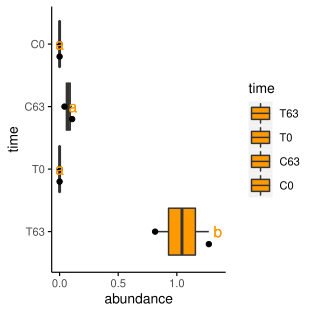

Source code (R):
#!/usr/bin/env Rscript



data = "text_upload_file/db1d8fc3-03ed-4f6d-b426-744b609a658c.txt"
melted = TRUE
xvariable = "time"
yvariable = "abundance"
legend_variable = "NULL"
xtics_angle = 0
legend_variable_order = "NULL"
legend_variable_cut = "NULL"
xvariable_order = "T63,T0,C63,C0"
xvariable_cut = "NULL"
y_add = 1
ylim = "NULL"
yaxis_scale_mode = "log10"
notch = FALSE
outlier = FALSE
out_scale = 1.05
legend.position = "right"
manual_color_vector = "#FF9900"
violin = FALSE
violin_nb = FALSE
scale_violin = "width"
ID_var = ""
jitter = FALSE
jitter_bp = TRUE
dotplot = FALSE
dotplot_bp = FALSE
group_variable_for_line = "NULL"
group_variable_order_for_line = "NULL"
coordinate_flip = TRUE
facet_variable = "NULL"
facet_variable_order = "NULL"
x_label = "NULL"
y_label = "NULL"
title = "NULL"
facet_nrow = NULL
facet_ncol = NULL
facet_scales = "fixed"
facet_singlecell_style = FALSE
gene = "NULL"
metadata = "NULL"
filename = "NULL"
statistics = TRUE
statistical_threshold_for_letters = 0.05
width = 10
height = 6
debug = FALSE
outputprefix = "user/_visitors/result_output/boxplot2023-01-05_09:04:26/49699751-12ef-4c8f-bf10-3d2b9a082545"
outputpictype = "pdf"

if (data == "") {
  script = sub(".*=", "", commandArgs()[4])
  #print(script)
  system(paste(script, "-h"))
  stop("At least -f is required!")
}


# For all users
# devtools::install_github("Tong-Chen/ImageGP")
# For chinese users
# devtools::install_git("https://gitee.com/ct5869/ImageGP.git")
library(ImageGP)
library(ggplot2)
library(reshape2)
library(scales)
library(ggbeeswarm)
library(multcompView)
library(dplyr)
library(htmlwidgets)
library(plotly)
if (outputprefix == "") {
  outputprefix = data
}

filename = paste0(outputprefix,  ".boxplot.", outputpictype)

legend_variable_order = sp_string2vector(legend_variable_order)
group_variable_order_for_line = sp_string2vector(group_variable_order_for_line)
legend_variable_cut = sp_string2vector(legend_variable_cut)
xvariable_order = sp_string2vector(xvariable_order)
xvariable_cut = sp_string2vector(xvariable_cut)
ID_var= sp_string2vector(ID_var)
facet_variable_order = sp_string2vector(facet_variable_order)
manual_color_vector = sp_string2vector(manual_color_vector)
if (!sp.is.null(ylim)){
  ylim = as.numeric(sp_string2vector(ylim))
}
if (grepl(",",legend.position)) {
	  legend.position = as.numeric(sp_string2vector(legend.position))
}

saveppt = FALSE
savehtml = FALSE
cat(sp_current_time(), "Starting...\n")

sp_boxplot(
  data = data,
  melted = melted,
  xvariable = xvariable,
  yvariable = yvariable,
  legend_variable = legend_variable,
  statistics = statistics,
  statistical_threshold_for_letters = statistical_threshold_for_letters,
  xtics_angle = xtics_angle,
  legend_variable_order = legend_variable_order,
  legend_variable_cut = legend_variable_cut,
  xvariable_order = xvariable_order,
  xvariable_cut = xvariable_cut,
  y_add = y_add,
  yaxis_scale_mode = yaxis_scale_mode,
  notch = notch,
  par = par,
  outlier = outlier,
  out_scale = out_scale,
  legend.position = legend.position,
  manual_color_vector = manual_color_vector,
  violin = violin,
  violin_nb = violin_nb,
  scale_violin = scale_violin,
  ID_var = ID_var,
  jitter = jitter,
  jitter_bp = jitter_bp,
  dotplot = dotplot,
  dotplot_bp = dotplot_bp,
  group_variable_for_line = group_variable_for_line,
  group_variable_order_for_line = group_variable_order_for_line,
  colormodel = colormodel,
  coordinate_flip = coordinate_flip,
  facet_variable = facet_variable,
  facet_variable_order = facet_variable_order,
  facet_singlecell_style = facet_singlecell_style,
  x_label = x_label,
  y_label = y_label,
  title = title,
  ylim = ylim,
  facet_nrow = facet_nrow,
  facet_ncol = facet_ncol,
  facet_scales = facet_scales,
  metadata = metadata,
  filename = filename,
  width = width,
  height = height,
  saveppt = saveppt,
  savehtml = savehtml
)
cat(sp_current_time(), "Success.\n")
